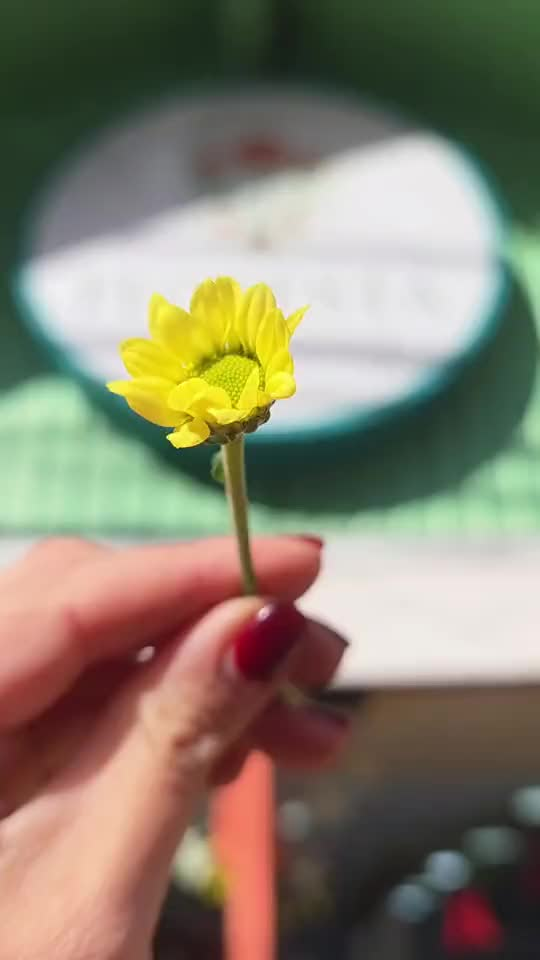
#> input picture assets/video/amarillas.jpg, 540 x 960 px
$ python -i mejores_tomas.py   (imports and definitions only)   (older library calls are emulated)
#> lines starting #> are read from the running program, lines starting #| are printed output that depends on the picture; after the words box and inside, x2 and y2 are one past the last pixel; in counts of white or black regions, pixels touching at a corner belong together
#> further down, picture is the input picture: shape (960, 540, 3); mean B, G, R 108.8, 127, 134.6
#!/usr/bin/env python3
"""
LA FLORESTA · Extractor de mejores tomas
=========================================
Recorre todos los videos (.mp4) y fotos (.jpg) descargados de Instagram,
revisa cada video CADA 0,5 SEGUNDOS, puntúa cada fotograma y guarda las
mejores tomas (sin duplicados) listas para usar en la web.

Puntaje (0-100) combina:
  - Nitidez      (varianza del Laplaciano; descarta fotogramas movidos)
  - Exposición   (penaliza quemados y subexpuestos)
  - Color        (colorfulness de Hasler-Süsstrunk: las flores deben "vibrar")
  - Contraste    (desviación de luminancia)
  - Texto        (penaliza fotogramas con mucho texto/gráficas sobreimpresas)
Duplicados: hash perceptual (dHash) con distancia de Hamming.

Uso:
  python mejores_tomas.py --videos ./videos --fotos ./fotos --salida ./mejores --por-video 4 --top 120
Requisitos: pip install opencv-python numpy
"""
import argparse, csv, json, os, sys
from pathlib import Path
import cv2
import numpy as np

PASO_SEG = 0.5  # revisar cada 0,5 segundos


# [5 lines left out: function dhash, not called in this run]


def hamming(a, b):
    return bin(a ^ b).count("1")


def puntuar(img):
    h, w = img.shape[:2]
#> h = 960; w = 540
    escala = 720 / max(h, w)
#> escala = 0.75
    if escala < 1:
        img = cv2.resize(img, (int(w * escala), int(h * escala)), interpolation=cv2.INTER_AREA)
    gris = cv2.cvtColor(img, cv2.COLOR_BGR2GRAY)
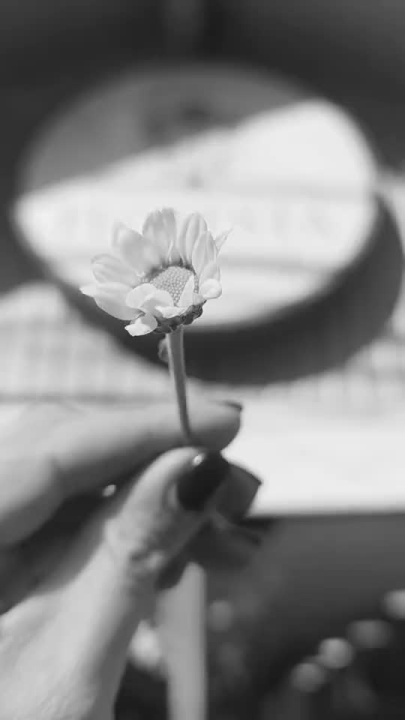
#> gris: shape (720, 405); min 23, max 242, mean 127.2

    nitidez = cv2.Laplacian(gris, cv2.CV_64F).var()
#> nitidez = 26.84
    s_nitidez = min(nitidez / 600.0, 1.0)
#> s_nitidez = 0.0447

    media = gris.mean() / 255.0
#> media = 0.499
    quemado = (gris > 250).mean()
#> quemado = 0
    oscuro = (gris < 12).mean()
#> oscuro = 0
    s_expo = max(0.0, 1 - abs(media - 0.5) * 1.6 - quemado * 3 - oscuro * 2)
#> s_expo = 0.998

    b, g, r = [c.astype(np.float64) for c in cv2.split(img)]
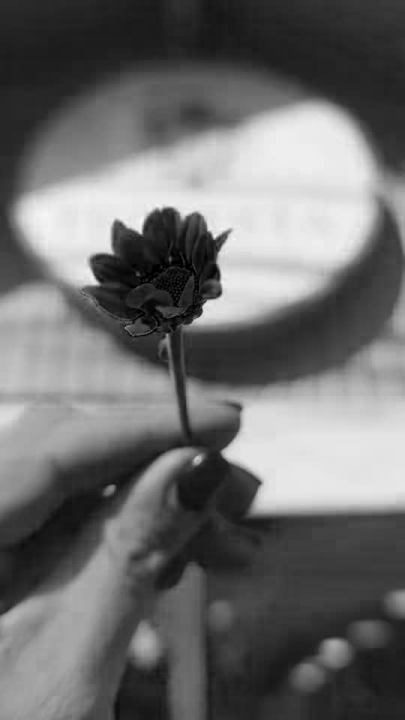
#> b: shape (720, 405) float64; min 0, max 247, mean 108.8
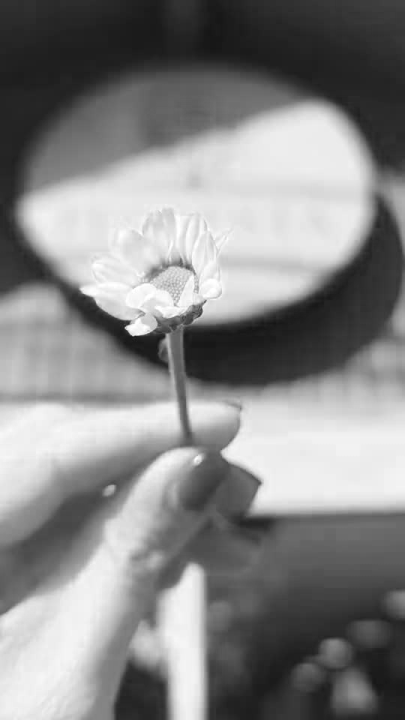
#> r: shape (720, 405) float64; min 21, max 255, mean 134.6
    rg, yb = np.abs(r - g), np.abs(0.5 * (r + g) - b)
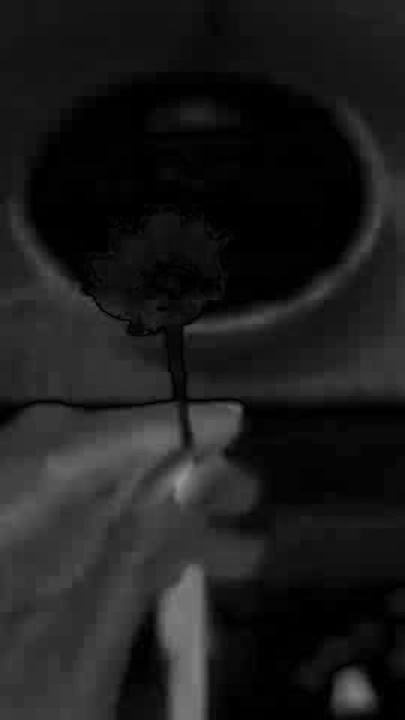
#> rg: shape (720, 405) float64; min 0, max 150, mean 28.4
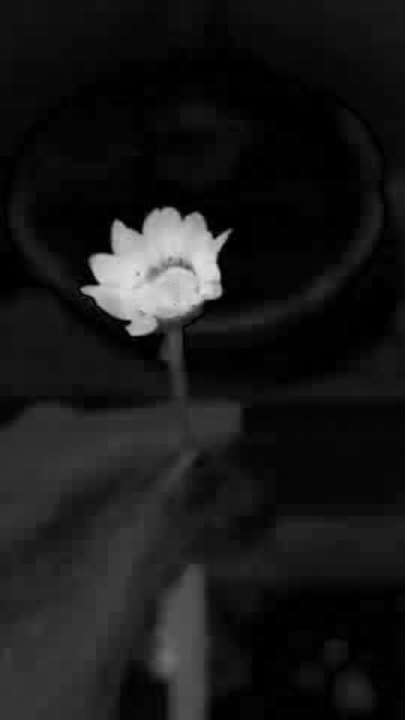
#> yb: shape (720, 405) float64; min 0, max 224, mean 24.9
    color = np.sqrt(rg.std() ** 2 + yb.std() ** 2) + 0.3 * np.sqrt(rg.mean() ** 2 + yb.mean() ** 2)
#> color = 56.7
    s_color = min(color / 90.0, 1.0)
#> s_color = 0.63

    s_contraste = min(gris.std() / 64.0, 1.0)
#> s_contraste = 1

    # Texto sobreimpreso: muchas regiones pequeñas de alto contraste horizontal (MSER aproximado con morfología)
    grad = cv2.morphologyEx(gris, cv2.MORPH_GRADIENT, np.ones((3, 3), np.uint8))
    _, bw = cv2.threshold(grad, 0, 255, cv2.THRESH_BINARY | cv2.THRESH_OTSU)
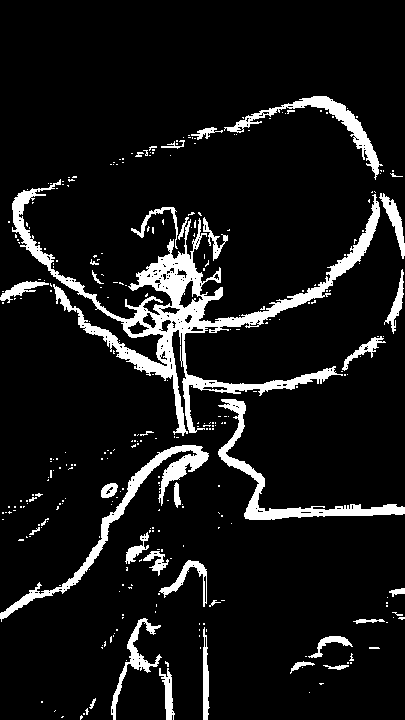
#> bw: shape (720, 405); 9.3% white; 312 white regions (276 under 20 px), largest, box (x1, y1, x2, y2) and area: (12, 179, 380, 436) 12267, (0, 445, 209, 622) 2915, (218, 399, 405, 520) 2641
    bw = cv2.morphologyEx(bw, cv2.MORPH_CLOSE, cv2.getStructuringElement(cv2.MORPH_RECT, (9, 1)))
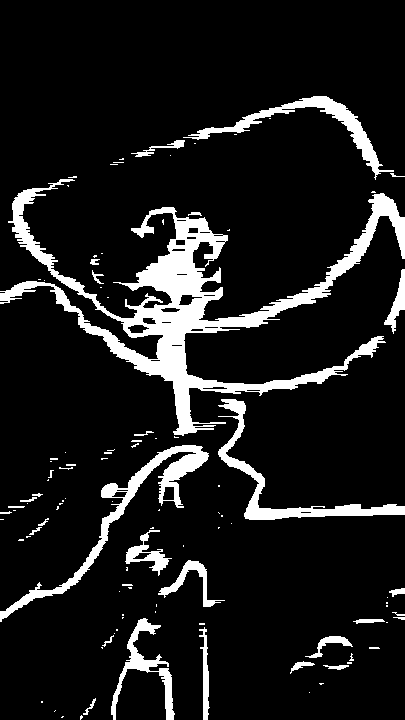
#> bw: shape (720, 405); 10.9% white; 105 white regions (70 under 20 px)
    cnts, _ = cv2.findContours(bw, cv2.RETR_EXTERNAL, cv2.CHAIN_APPROX_SIMPLE)
#> cnts = 105 contours, 86 with area under 20; largest, box (x1, y1, x2, y2) and area: (0, 179, 405, 436) 16394, (0, 445, 209, 622) 3258, (218, 399, 405, 520) 2406, (183, 96, 394, 180) 1984, (111, 618, 175, 720) 1249
    lineas = 0
    for c in cnts:
        x, y, cw, ch = cv2.boundingRect(c)
        if cw > 3 * ch and 6 < ch < 40 and cw > 40:
            region = gris[y:y + ch, x:x + cw]
            if region.std() > 45:
                lineas += 1
#> this loop made 105 passes
#> (x, y, cw, ch) on passes 2, 5, 6, 7, 8, 10, 11, 14, 15, 16, 18, 21: (80, 715, 3, 5), (83, 698, 13, 17), (309, 692, 1, 1), (319, 683, 5, 2), (323, 665, 26, 5), (290, 661, 25, 13), (349, 653, 5, 8), (305, 636, 48, 22), (102, 635, 12, 12), (114, 633, 1, 1), (199, 627, 11, 93), (353, 619, 32, 5)
#> (c, x, y, cw, ch) on passes 1, 3, 4, 9, 12, 13: ([[62, 716], [61, 717], [62, 717], [63, 716]], 61, 716, 3, 2), ([[55, 710], [54, 711]], 54, 710, 2, 2), ([[41, 701], [41, 702], [42, 702], [42, 701]], 41, 701, 2, 2), ([[347, 662], [347, 663], [351, 663], [351, 662]], 347, 662, 5, 2), ([[369, 647], [369, 648], [379, 648], [378, 647]], 369, 647, 11, 2), ([[101, 647], [102, 648], [102, 647]], 101, 647, 2, 2)
#> after the loop, lineas = 0
    s_texto = max(0.0, 1 - lineas / 12.0)
#> s_texto = 1

    total = 100 * (0.34 * s_nitidez + 0.18 * s_expo + 0.26 * s_color + 0.10 * s_contraste + 0.12 * s_texto)
#> total = 57.87
    return round(total, 2), dict(nitidez=round(nitidez, 1), exposicion=round(s_expo, 3),
                                 color=round(color, 1), contraste=round(s_contraste, 3), lineas_texto=lineas)


# [80 lines left out: functions fotogramas, main, not called in this run]


# [2 lines not run here, left out]

>>> import cv2
>>> picture = cv2.imread('../assets/video/amarillas.jpg')
>>> result = puntuar(picture)
